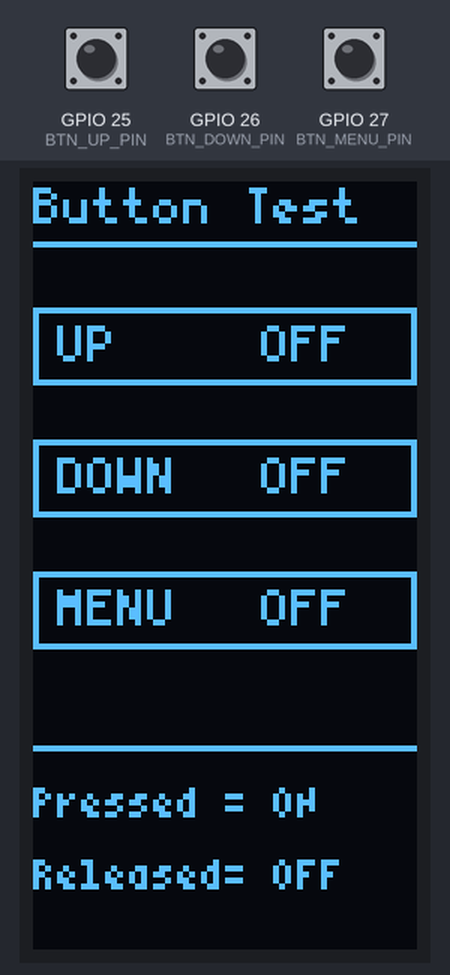
Bench run of a sketch on a simulated ESP32. On the bench: 64×128 one-colour display. The test bench sets the inputs (shaded band); at power-on: GPIO 25 (BTN_UP_PIN) HIGH, GPIO 26 (BTN_DOWN_PIN) HIGH, GPIO 27 (BTN_MENU_PIN) HIGH.

Above: at 2.2 s.
2.3 s: GPIO 25 (BTN_UP_PIN) pulled LOW for 0.15 s
At 2.45 s:
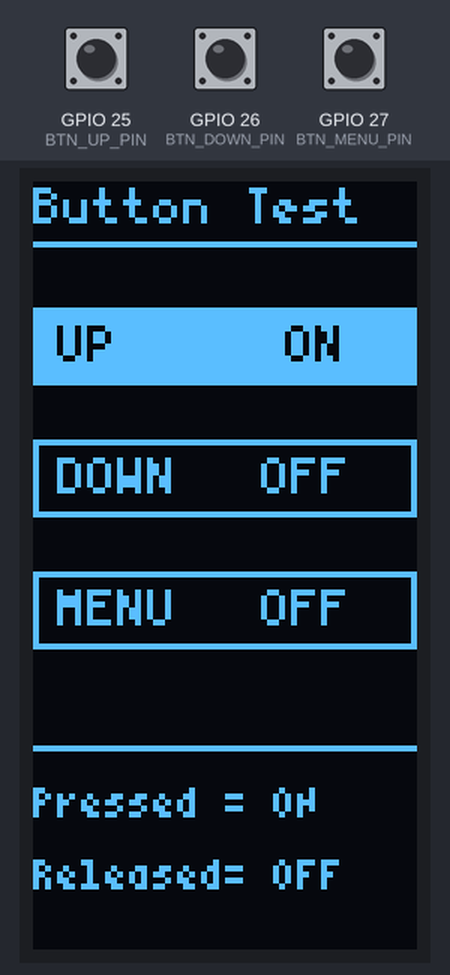
4.0 s: GPIO 26 (BTN_DOWN_PIN) pulled LOW for 0.15 s
At 4.14 s:
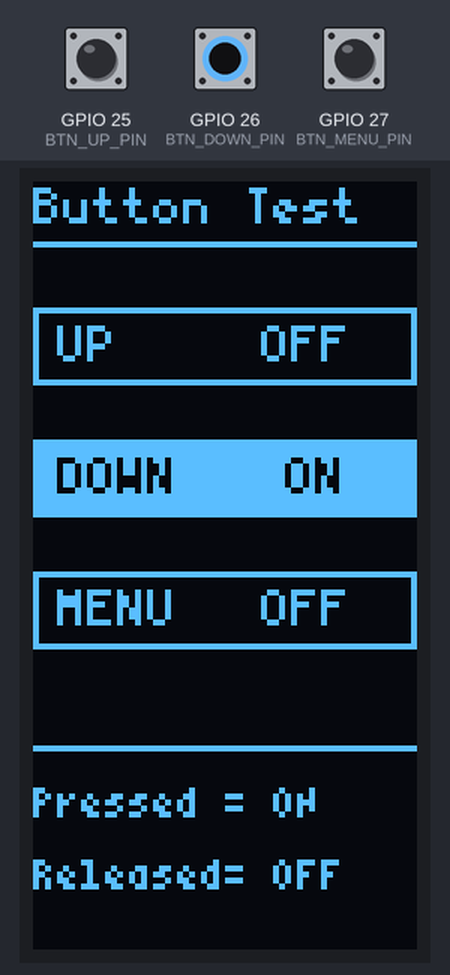
5.7 s: GPIO 27 (BTN_MENU_PIN) pulled LOW for 0.15 s
At 5.83 s:
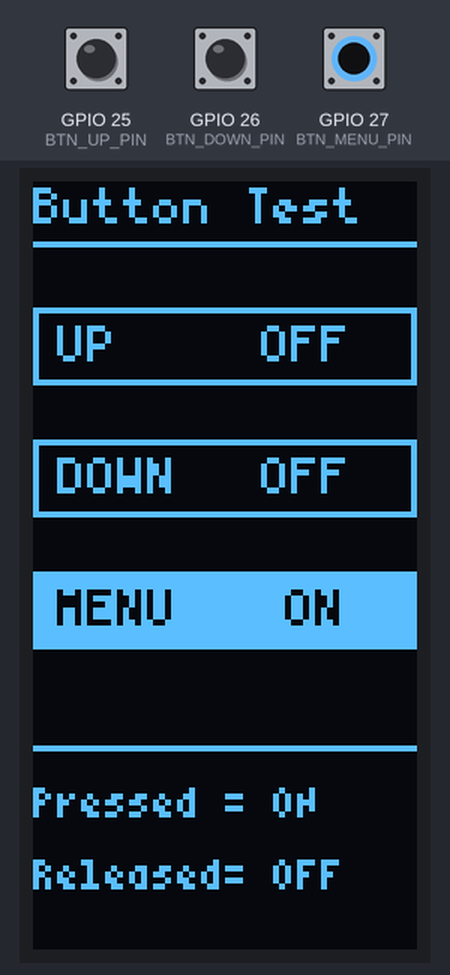
7.4 s: GPIO 27 (BTN_MENU_PIN) pulled LOW for 3.2 s
12.1 s: GPIO 25 (BTN_UP_PIN) pulled LOW for 3.2 s
At 13.1 s:
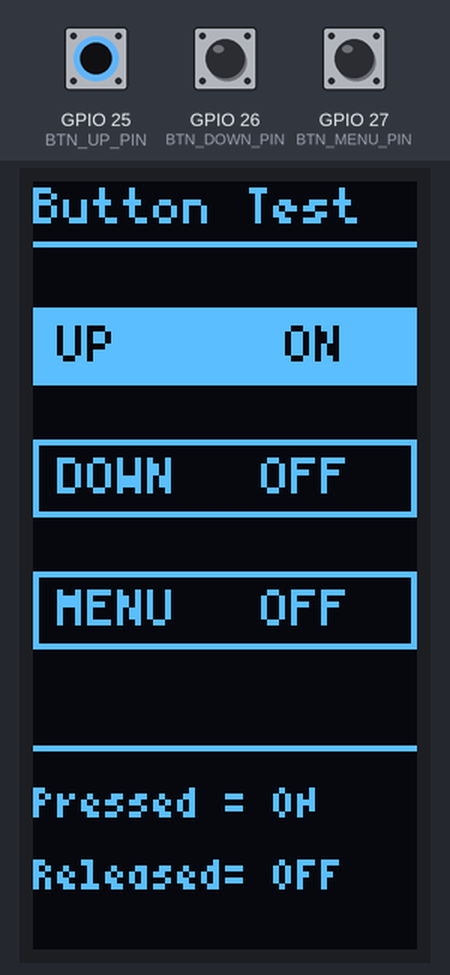
16.8 s: GPIO 25 (BTN_UP_PIN) driven LOW and GPIO 26 (BTN_DOWN_PIN) driven LOW and GPIO 27 (BTN_MENU_PIN) driven LOW
At 17.5 s:
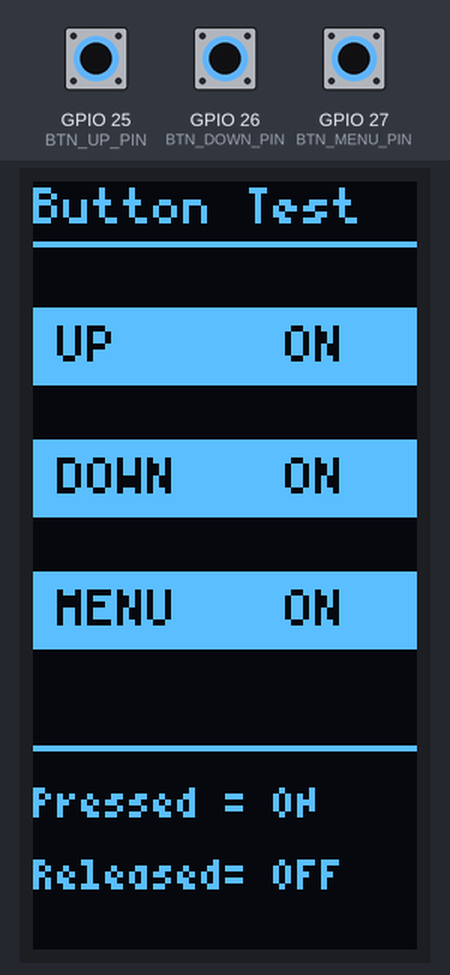
Timing chart, 0 to 19.4 s (numbered marks = the images above; inputs shaded):
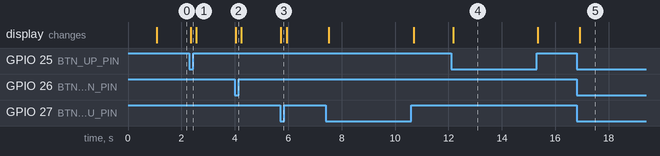

Measured:
- after the input at 2.3 s, the display: changes after 0.05 s (image 1)
- after the input at 4.0 s, the display: changes at once (image 2)
- after the input at 5.7 s, the display: changes at once (image 3)
- after the input at 12.1 s, the display: changes after 0.07 s (image 4)
- after the input at 16.8 s, the display: changes after 0.13 s (image 5)

The sketch:

NetViewer_button_test.ino
```cpp
#include <Wire.h>
#include <U8g2lib.h>

// OLED pins
#define OLED_SDA 21
#define OLED_SCL 22

// Button pins
#define BTN_UP_PIN    25
#define BTN_DOWN_PIN  26
#define BTN_MENU_PIN  27

// Portrait SSD1309 OLED
#define SCREEN_W 64
#define SCREEN_H 128

U8G2_SSD1309_128X64_NONAME0_F_HW_I2C u8g2(
  U8G2_R1,
  U8X8_PIN_NONE
);

void drawButtonBox(int y, const char* label, bool pressed) {
  if (pressed) {
    u8g2.drawBox(0, y - 9, SCREEN_W, 13);
    u8g2.setDrawColor(0);
    u8g2.drawStr(4, y, label);
    u8g2.drawStr(42, y, "ON");
    u8g2.setDrawColor(1);
  } else {
    u8g2.drawFrame(0, y - 9, SCREEN_W, 13);
    u8g2.drawStr(4, y, label);
    u8g2.drawStr(38, y, "OFF");
  }
}

void drawScreen() {
  bool upPressed = digitalRead(BTN_UP_PIN) == LOW;
  bool downPressed = digitalRead(BTN_DOWN_PIN) == LOW;
  bool menuPressed = digitalRead(BTN_MENU_PIN) == LOW;

  u8g2.clearBuffer();

  u8g2.setFont(u8g2_font_5x7_tf);
  u8g2.drawStr(0, 7, "Button Test");
  u8g2.drawHLine(0, 10, SCREEN_W);

  drawButtonBox(30, "UP", upPressed);
  drawButtonBox(52, "DOWN", downPressed);
  drawButtonBox(74, "MENU", menuPressed);

  u8g2.drawHLine(0, 94, SCREEN_W);

  u8g2.setFont(u8g2_font_4x6_tf);
  u8g2.drawStr(0, 106, "Pressed = ON");
  u8g2.drawStr(0, 118, "Released= OFF");

  u8g2.sendBuffer();
}

void setup() {
  pinMode(BTN_UP_PIN, INPUT_PULLUP);
  pinMode(BTN_DOWN_PIN, INPUT_PULLUP);
  pinMode(BTN_MENU_PIN, INPUT_PULLUP);

  Wire.begin(OLED_SDA, OLED_SCL);

  u8g2.begin();
  u8g2.setContrast(255);

  u8g2.clearBuffer();
  u8g2.setFont(u8g2_font_5x7_tf);
  u8g2.drawStr(0, 32, "PocketNet");
  u8g2.drawStr(0, 46, "Button Test");
  u8g2.drawStr(0, 66, "Starting...");
  u8g2.sendBuffer();

  delay(1000);
}

void loop() {
  drawScreen();
  delay(80);
}
```
